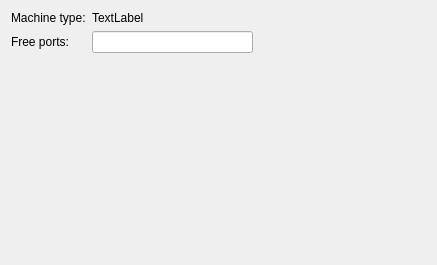
<?xml version="1.0" encoding="UTF-8"?>
<ui version="4.0">
 <class>ProjectExplorer::DesktopDeviceConfigurationWidget</class>
 <widget class="QWidget" name="ProjectExplorer::DesktopDeviceConfigurationWidget">
  <property name="geometry">
   <rect>
    <x>0</x>
    <y>0</y>
    <width>437</width>
    <height>265</height>
   </rect>
  </property>
  <property name="windowTitle">
   <string/>
  </property>
  <layout class="QFormLayout" name="formLayout">
   <item row="0" column="0">
    <widget class="QLabel" name="machineTypeLabel">
     <property name="text">
      <string>Machine type:</string>
     </property>
    </widget>
   </item>
   <item row="0" column="1">
    <widget class="QLabel" name="machineTypeValueLabel">
     <property name="text">
      <string>TextLabel</string>
     </property>
    </widget>
   </item>
   <item row="1" column="0">
    <widget class="QLabel" name="freePortsLabel">
     <property name="text">
      <string>Free ports:</string>
     </property>
    </widget>
   </item>
   <item row="1" column="1">
    <layout class="QHBoxLayout" name="horizontalLayout">
     <item>
      <widget class="QLineEdit" name="freePortsLineEdit"/>
     </item>
     <item>
      <widget class="QLabel" name="portsWarningLabel">
       <property name="text">
        <string/>
       </property>
      </widget>
     </item>
     <item>
      <spacer name="horizontalSpacer">
       <property name="orientation">
        <enum>Qt::Horizontal</enum>
       </property>
       <property name="sizeHint" stdset="0">
        <size>
         <width>40</width>
         <height>20</height>
        </size>
       </property>
      </spacer>
     </item>
    </layout>
   </item>
  </layout>
 </widget>
 <resources/>
 <connections/>
</ui>
